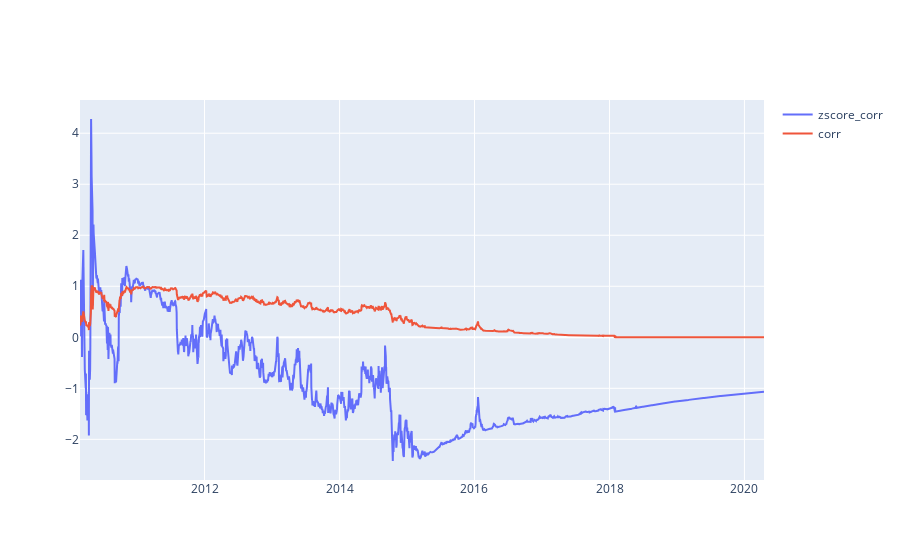
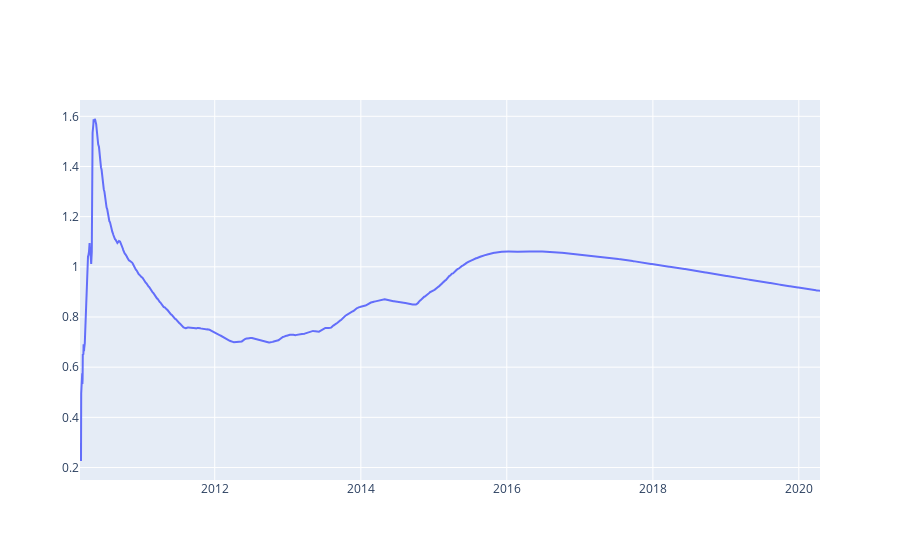
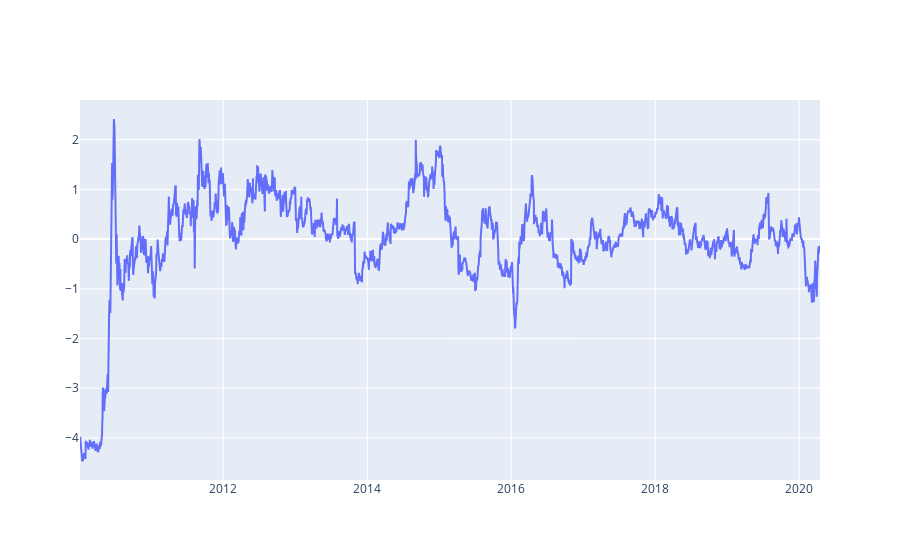
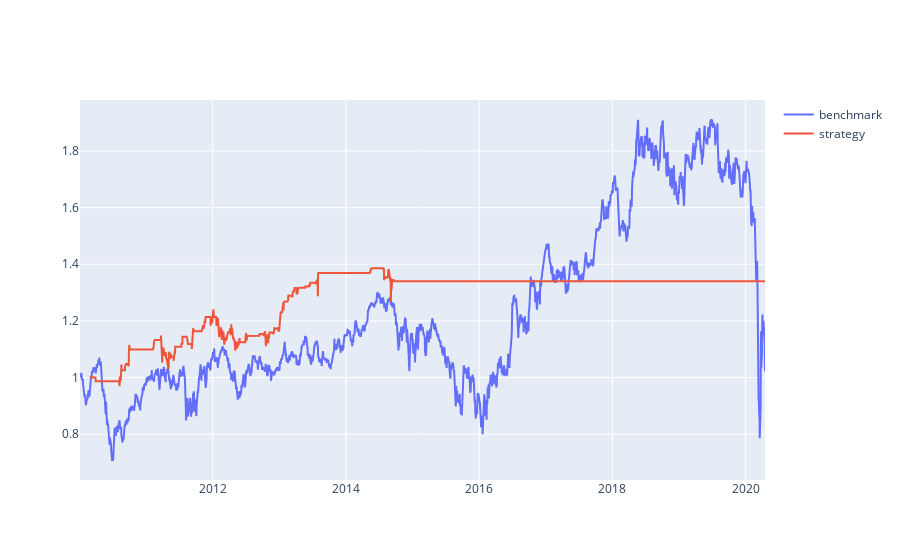

The cell these charts' notebook holds for them, in order:
### Markdown cell above
## Trade

### Code cell
importlib.reload(base_fx)
importlib.reload(portfolio_fx)
importlib.reload(algos)
portfolio, mavg_zscore = algos.pair_trade_with_zscore_limit_and_corr_and_hr(settings, quotes)

### Figure 1 — Plotly figure (JSON) as saved in the notebook; plotly's stock layout.template omitted (floating-point values rounded to 4 significant figures; data arrays with more than 128 entries replaced by an {"elided": "..."} marker saying what was removed)
{"data": [{"mode": "lines", "name": "zscore_corr", "type": "scatter", "x": {"elided": "2561 str values"}, "y": {"elided": "2561 float values"}}, {"mode": "lines", "name": "corr", "type": "scatter", "x": {"elided": "2561 str values"}, "y": {"elided": "2561 float values"}}], "layout": {}}

### Figure 2 — Plotly figure (JSON) as saved in the notebook; plotly's stock layout.template omitted (floating-point values rounded to 4 significant figures; data arrays with more than 128 entries replaced by an {"elided": "..."} marker saying what was removed)
{"data": [{"mode": "lines", "name": "zscore_vol", "type": "scatter", "x": {"elided": "2561 str values"}, "y": {"elided": "2561 float values"}}], "layout": {}}

### Figure 3 — Plotly figure (JSON) as saved in the notebook; plotly's stock layout.template omitted (floating-point values rounded to 4 significant figures; data arrays with more than 128 entries replaced by an {"elided": "..."} marker saying what was removed)
{"data": [{"mode": "lines", "name": "zscore", "type": "scatter", "x": {"elided": "2600 str values"}, "y": {"elided": "2600 float values"}}], "layout": {}}

### Figure 4 — Plotly figure (JSON) as saved in the notebook; plotly's stock layout.template omitted (floating-point values rounded to 4 significant figures; data arrays with more than 128 entries replaced by an {"elided": "..."} marker saying what was removed)
{"data": [{"mode": "lines", "name": "benchmark", "type": "scatter", "x": {"elided": "2600 str values"}, "y": {"elided": "2600 float values"}}, {"mode": "lines", "name": "strategy", "type": "scatter", "x": {"elided": "2561 str values"}, "y": {"elided": "2561 float values"}}], "layout": {}}
